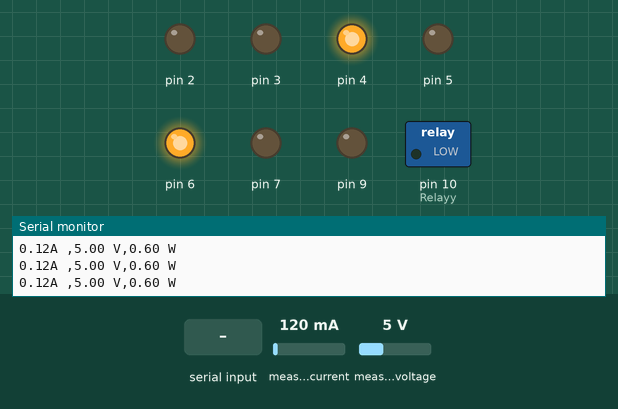
Simulated run of this sketch. Board: Arduino Mega 2560, built with avr-gcc and run on an emulated ATmega2560. Shown: switched loads named in the sketch (green lamp = pin HIGH), output pins drawn as LEDs (lit = HIGH), the last lines printed to the serial monitor. The test bench sets the inputs (shaded band); at power-on: measured current 120 mA, measured voltage 5 V.

Above: at 1.2 s.
1.3 s: "t90\n" received over the second serial link
At 2.1 s:
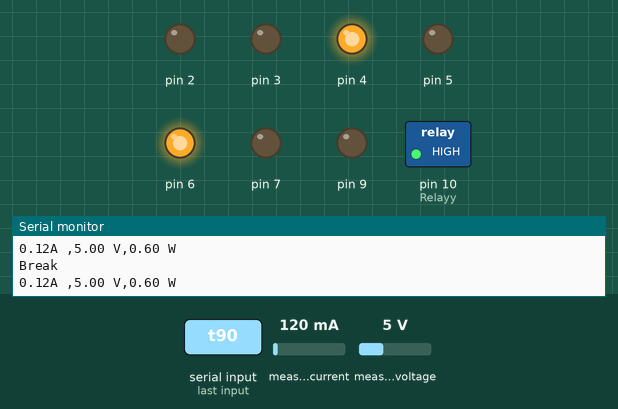
2.9 s: measured current set to 734 mA
4.4 s: measured current set to 766 mA
At 4.9 s:
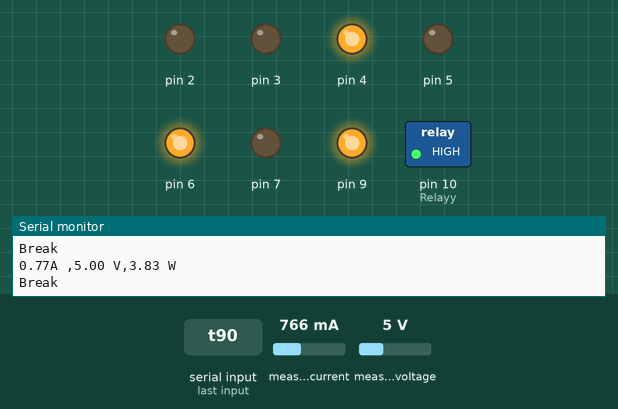
6.0 s: "x" received over the second serial link
7.5 s: "f90\n" received over the second serial link
9.2 s: "t,45\n" received over the second serial link
At 10.78 s:
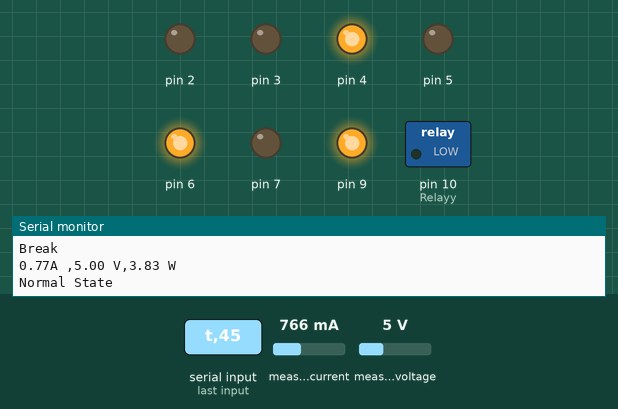
Timing chart, 0 to 12.4 s (numbered marks = the images above; inputs shaded):
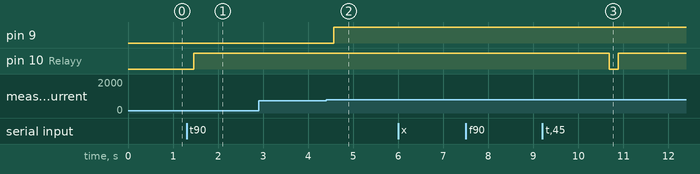

The sketch:

Load_Code_24_1_1.ino
```cpp
//2024 WiscWind Team
//Load Side Arduino Mega Code
//

//aa

//---Serial Communication Setup Start---//
const char endMarker = '>';
//RECEIVING DATA START//
String incomingRPM = "";  //String for RPM Values
String incomingData = "";
bool eSTOP = false;  //String for Turbine Brake State
//String voltageTurbine = "";      //String for Voltage Reading from Turbine
boolean dataStarted = false;
float RPM = 0;
//RECEIVING DATA END//

//SENDING DATA START//
float powerSend = 0.0;        // Output Power Reading to be sent to Turbine
bool loadBrakeState = false;  // 0 for LOW ; 1 for HIGH
//SENDING DATA END//

String type = "";
//---Serial Communication Setup End---//

//---Power Sensor Setup---//
#include <Adafruit_INA260.h>
Adafruit_INA260 ina260 = Adafruit_INA260();
//---Power Sensor End---//

//---Variables that i am not sure---//
float current = 0;
float voltage = 0;
float power = 0;
int prev_eSTOP = 0;
int lastLoadBrakeState = 0;
int eSTOP_Count = 0;
//---Variables that i am not sure---//

int Relayy = 10;  //Set the relay to pin 11

unsigned long startMillis;
unsigned long currentMillis;
const unsigned long period = 10000;


int loadCheck = 0;
bool done1 = 0;
bool ready = 0;
bool checkcheck = 0;

void setup() {
  Serial1.begin(4800);  // Initialize serial communication btw Arduino 1 & 2
  Serial.begin(4800);   // Intitialize comm btw Arduino and PC

//while(!Serial) { delay(10);}
  // //Power Sensor Check//
  if (!ina260.begin()) {
    Serial.println("Couldn't find INA260 chip");
    while(1);
  }
  Serial.println("Found");

  pinMode(Relayy, OUTPUT);
  digitalWrite(Relayy, LOW);


  pinMode(2, OUTPUT);
  pinMode(3, OUTPUT);
  pinMode(4, OUTPUT);
  pinMode(5, OUTPUT);
  pinMode(6, OUTPUT);
  pinMode(7, OUTPUT);
  pinMode(9, OUTPUT);

  digitalWrite(2, LOW);    //20
  digitalWrite(3, LOW);    //5
  digitalWrite(4, HIGH);   //200
  digitalWrite(5, LOW);    //10
  digitalWrite(6, HIGH);   //120
  digitalWrite(7, LOW);    //39
  digitalWrite(9, LOW);
  //LoadSwitching//

  //load disconnect logic
  // startMillis = millis();
}
//---SETUP END---//

void loop() {
Serial1.print(9);
    while(true) {


    //  if (loadBrakeState){
    //   digitalWrite(Relayy, HIGH);
    //   delay(10000);
    //   Serial1.print('l');
    //  }
    //  if (!loadBrakeState && !done1){
    //   Serial1.print('h');
    //   delay(2000);
    //   Serial.print("a");
    //   digitalWrite(Relayy, LOW);
    //  }

    while(Serial1.available()){
    char incomingChar = Serial1.read();
      if (incomingChar == 'r') {
        dataStarted = true;
        incomingData = "";
        type= "RPM: ";
        }else if (incomingChar == 't') {
          eSTOP = true;
        }else if (incomingChar == 'f') {
          eSTOP = false;
        }else if (incomingChar == 'z') {
          if (eSTOP_Count == 1){
          loadBrakeState = 1;
          }
        }else if (incomingChar == 'm') {
          ready = 1;
        }else if (incomingChar == 'x') {
          checkcheck = 1;
          Serial.print("done xxx");
          loadBrakeState = 0;
        }else if (incomingChar == 'c') {
          done1 = 1;
        }else if (dataStarted && incomingChar == endMarker) {
          dataStarted = false;
          Serial.println("Received " + type + incomingData);
          if (type.equals("RPM: ")) {
            RPM = incomingData.toFloat();
            }
            incomingData = "";
        }else if (dataStarted) {
          incomingData += incomingChar;
      }
    }


  current = ina260.readCurrent() / 1000;
  Serial.print(current);
  Serial.print("A ");
  Serial.print(",");

  voltage = ina260.readBusVoltage() / 1000;
  Serial.print(voltage);
  Serial.print(" V");
  Serial.print(",");

  power = ina260.readPower() / 1000;
  Serial.print(power);
  Serial.println(" W");

  if(current > 0.75){
    digitalWrite(9, HIGH);
  }

    emergencyBrake(eSTOP);
   disconnectLoad( eSTOP_Count, current, eSTOP, RPM, ready, checkcheck);
    loadSwitching(RPM, voltage);

      char data[15];
      dtostrf(power, 10, 10, data);
     // sendPacket(data, 'p');


       delay(200);

  }
}  // LOOP END


void sendPacket(char data[], char denom) {
    Serial1.print(denom);
    Serial1.print(data);
    Serial1.print(endMarker);
}
void processReceivedData(String data) {
  Serial.print("Received: " + type);
  Serial.println(data.toFloat(), 10);
}
void loadSwitching(float RPM, float voltage) {   //120  5
  if (RPM >= 0 && RPM < 200) { //5m/s   !!!
    digitalWrite(2, LOW);    //20
    digitalWrite(3, LOW);    //5
    digitalWrite(4, HIGH);   //200
    digitalWrite(5, LOW);    //10
    digitalWrite(6, HIGH);   //120
    digitalWrite(7, LOW);    //39

    } else if (RPM >= 201 && RPM < 251) {  // 40  4    200  3
     digitalWrite(2, LOW);    //20
    digitalWrite(3, LOW);    //5
    digitalWrite(4, HIGH);   //200
    digitalWrite(5, LOW);    //10
    digitalWrite(6, HIGH);   //120
    digitalWrite(7, LOW);    //39

      } else if (RPM >= 252 && RPM < 350) { //40 4    50 6
       digitalWrite(2, LOW);    //20
    digitalWrite(3, LOW);    //5
    digitalWrite(4, HIGH);   //200
    digitalWrite(5, LOW);    //10
    digitalWrite(6, HIGH);   //120
    digitalWrite(7, LOW);    //39
        } else if (RPM >= 353 && RPM < 405) {//  40 4     50 6     120 5
          digitalWrite(2, LOW);    //20
          digitalWrite(3, LOW);    //5
          digitalWrite(4, HIGH);   //200
          digitalWrite(5, HIGH);    //10
          digitalWrite(6, HIGH);   //120
          digitalWrite(7, LOW);  //60

          } else if (RPM >= 405 && RPM < 601 || (voltage >= 11 && voltage <= 11.4)) {// 20 2      50 6
            digitalWrite(2, HIGH);    //20
            digitalWrite(3, LOW);    //5
            digitalWrite(4, LOW);   //200
            digitalWrite(5, LOW);    //10
            digitalWrite(6, HIGH);   //120
            digitalWrite(7, LOW);   //60

        } else if (RPM >= 602 && RPM < 805 || (voltage >= 11.5 && voltage <12.5 )) {// 10 7    40 4    50 6   120 5   200 3
          digitalWrite(2, LOW);    //20
          digitalWrite(3, HIGH);    //5
          digitalWrite(4, HIGH);   //200
          digitalWrite(5, HIGH);    //10
          digitalWrite(6, HIGH);   //120
          digitalWrite(7, HIGH);   //10M/S

      } else if (RPM >= 806 && RPM < 2000 || voltage >= 12.6) {   // 10 7    50 6
        digitalWrite(2, LOW);    //20
        digitalWrite(3, LOW);    //5
        digitalWrite(4, LOW);   //200
        digitalWrite(5, LOW);    //10
        digitalWrite(6, LOW);   //120
        digitalWrite(7, HIGH);
     } else {
    digitalWrite(2, LOW);    //20
    digitalWrite(3, LOW);    //5
    digitalWrite(4, LOW);   //200
    digitalWrite(5, LOW);    //10
    digitalWrite(6, LOW);   //120
    digitalWrite(7, HIGH);  //60
    }
}
void emergencyBrake(bool eStop) {

  if (eSTOP) {  //E-Stop Braking Begin
      digitalWrite(Relayy, HIGH);          //Low is off and High is on
      prev_eSTOP = 1;
      eSTOP_Count = 1;
      Serial.println("Break");
    }

  if ((prev_eSTOP == 1) && (!eSTOP)) {  //E-stop Mode OFF, Normal Operation ON                                                                                 // DELAY IS NEEDED TO PITCH
    Serial.println("Normal State");
    delay(3000);
    digitalWrite(Relayy, LOW);  //Low is off and High is on
    prev_eSTOP = 0;
    }
}
void disconnectLoad(int eSTOP_Count, float current, bool eSTOP, float RPM, bool ready, bool checkcheck){
  if ((eSTOP_Count == 1 && current <=0 && RPM >=500) && voltage <= 0.5 && ready && !checkcheck) {
    delay(1000);
  }
  if ((!eSTOP && eSTOP_Count == 1  && current <= 0 && voltage <=0 &&  RPM>= 500)){ //|| (!eSTOP && RPM>= 300 && current <=0)
    loadBrakeState = true;
    digitalWrite(Relayy, HIGH);
    Serial1.print('l');
    Serial.println("Load Disconnect");
    //delay(10000);
    lastLoadBrakeState = 1;
  }
}
```

Measured:
- the behaviour switches between 750 and 751 mA on measured current (found by bisection; images 1 and 2)
- after the input at 1.3 s, pin 10 (Relayy): LOW → HIGH after 0.16 s
- after the input at 4.4 s, pin 9: LOW → HIGH after 0.17 s
